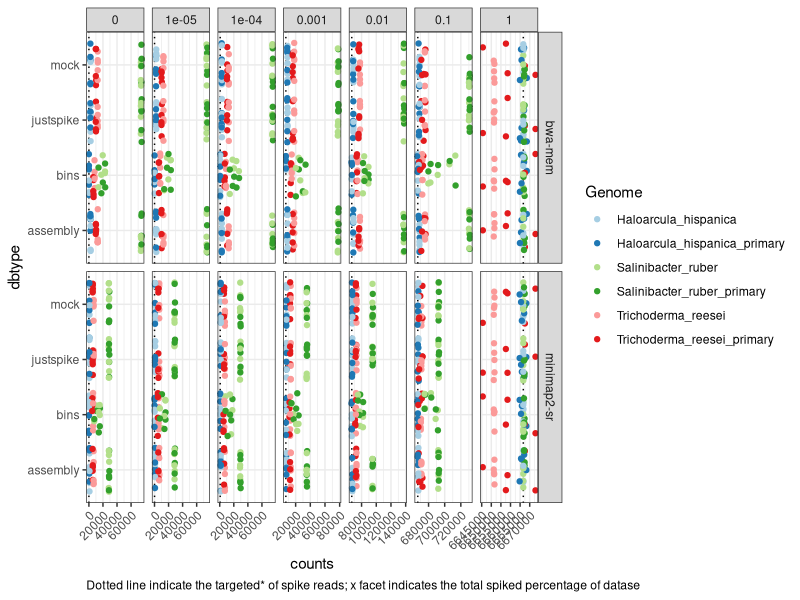
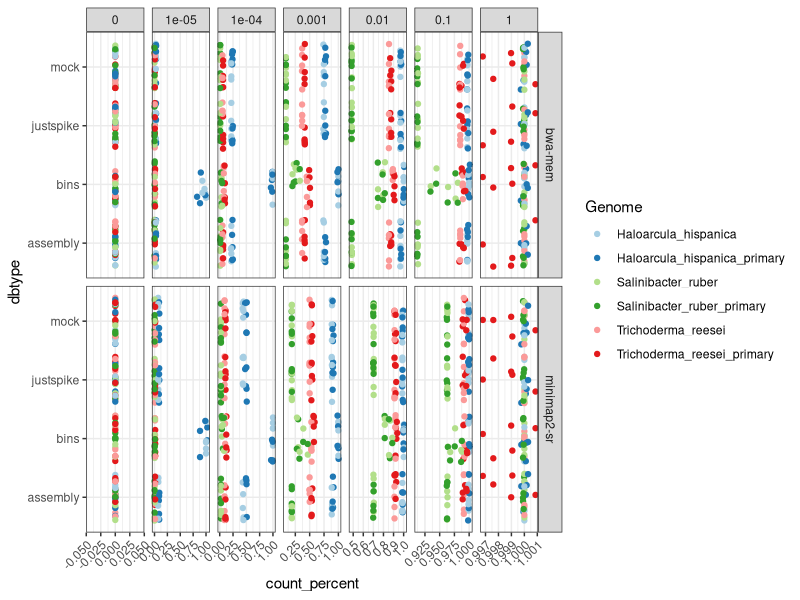

Recreate these plots in R, in order. (Note: this script raises an error after producing the figures.)
## ---- chunk 1
library(tidyverse)
library(patchwork)
theme_set(theme_bw())
## ---- chunk 2
#if (!file.exists("benchmarking/data_summary.tsv")) system("scp lilac:/data/brinkvd/users/watersn/spikequant/benchmarking/data_summary.tsv benchmarking/data_summary.tsv")
#if (!file.exists("benchmarking/results/merged_benchmarking_coverage.tsv")) system("scp lilac:/data/brinkvd/users/watersn/spikequant/benchmarking/results/merged_benchmarking_coverage.tsv benchmarking/results/merged_benchmarking_coverage.tsv")

spikes <- c("Haloarcula_hispanica", "Salinibacter_ruber", "Trichoderma_reesei")
spikes_pri <- c("Haloarcula_hispanica_primary", "Salinibacter_ruber_primary", "Trichoderma_reesei_primary" )
# read in the data summary to get the actual totals 
data_summary_most <- read.csv("benchmarking/data_summary.tsv", sep="\t") %>%
  #filter(!grepl("spike0.00000", file)) %>% 
  mutate(
    true_count=as.numeric(gsub(",", "", num_seqs)),
    sample=gsub(".*?_(\\d+_depth.*?_spike.*?)_.*", "\\1", file),
    Genome = gsub(".*?_(\\d+_depth.*?_spike.*?)_(.*).fasta.*", "\\2", file),
    is_spike =Genome %in% c(spikes, spikes_pri)
  ) %>% 
  group_by(sample,is_spike, Genome) %>% 
  summarize(true_count = sum(true_count)) %>%
  ungroup() %>%
  group_by(sample) %>% 
  mutate(total = sum(true_count)) %>%
  ungroup() %>% 
  filter( is_spike)%>% 
  select(sample, Genome, true_count, total) %>% 
  distinct()
# parse the ones lacking any spikes so we still have totals
# the left join with the dummy data makes the merging below more straightforward
data_summary_nospike <- read.csv("benchmarking/data_summary.tsv", sep="\t") %>% 
  filter(grepl("spike0.00000", file)) %>% 
  mutate(
    true_count=as.numeric(gsub(",", "", num_seqs)),
    sample=gsub(".*?_(\\d+_depth.*?_spike.*?)_.*", "\\1", file),
  ) %>% 
 group_by(sample) %>% 
  summarize(total = sum(true_count)) %>% ungroup() %>%
  mutate(true_count=0) %>% 
  left_join(data.frame(true_count=rep(0, length(spikes)), Genome=spikes), relationship= "many-to-many")

data_summary <- bind_rows(data_summary_most,data_summary_nospike) %>% 
  rename("genome_base" = "Genome")
# prepare the same summary but for the _primary ones

tmp <- read.csv("benchmarking/results/merged_benchmarking_coverage.tsv", sep="\t")  %>% 
  rename(rawsample=sample) %>%
  mutate(
    quantref=ifelse(grepl("allseqs", rawsample), "all", "primary"),
    sample=gsub("(.*?)_and.*", "\\1", rawsample),
    dbtype=gsub("(.*?)_and_(.*?)-.*", "\\2", rawsample),
    dbtype=ifelse(dbtype=="spike", "justspike", dbtype),
    aligner=gsub("(.*?)_via_(.*)", "\\2", rawsample),
    target=as.numeric(gsub(".*_spike(.*?)_and.*", "\\1", rawsample)),
    is_spike =Genome %in% c("Haloarcula_hispanica", "Salinibacter_ruber", "Trichoderma_reesei",
                            "Haloarcula_hispanica_primary", "Salinibacter_ruber_primary", "Trichoderma_reesei_primary" )
  ) %>%
  mutate(genome_base = gsub("_primary", "", Genome )) %>% 
  left_join(data_summary, by = c("sample", "genome_base")) %>% 
  group_by(genome_base) %>% 
  mutate(full_genome = max(Length)) %>% 
  ungroup() %>% 
  mutate(counts = (Read_Count * (full_genome/100000))/(Length/100000)) %>% 
  select(sample, dbtype, quantref, aligner, is_spike, target, Genome, Length, genome_base, full_genome, Read_Count, counts, true_count, total) %>% 
  mutate(count_deviation_percent = (counts-true_count)/(true_count)) %>% 
  mutate(count_percent = true_count/counts)

if (interactive()){
View(tmp %>% filter(is_spike) %>% filter(grepl("1_depth10000000_spike0.00000", sample), aligner == "bwa-mem", dbtype=="bins"))
View(tmp %>% filter(is_spike) %>% filter(grepl("1_depth10000000_spike0.10000", sample), aligner == "bwa-mem", dbtype=="bins"))
}
# ggplot(tmp %>% filter(is_spike) %>% 
# #         filter(quantref == "all") %>% 
# #         filter(dbtype != "bins") %>%
#          group_by(sample,target, dbtype, aligner, quantref) %>% 
#          summarize(perc = sum(Relative_Abundance_Perc) / 100,
#                    diff_from_target = perc-target[1]), aes(y=interaction(target, dbtype), x=diff_from_target, color=aligner)) +
#   geom_jitter(width=0) + 
# #  geom_vline(xintercept = as.numeric(gsub(".*_spike(.*)", "\\1", unique(tmp$sample))), linetype="dotted") +
#   facet_grid( quantref ~  .) + 
#   #scale_x_log10(limits = c(0.00001, 1)) + 
#   theme(axis.text.x = element_text(angle=45, hjust=1))

(old <- ggplot(tmp %>% filter(is_spike) %>%
         group_by(aligner, target) %>%
         mutate(xint = ifelse(row_number() == 1, true_count, NA)), aes(y=dbtype, x=counts, color=Genome)) +
  geom_vline(aes(xintercept = xint), color = "black", linetype = "dotted") + 
  geom_jitter(width=0) + 
  facet_grid( aligner ~  target, scales="free") + 
  theme(axis.text.x = element_text(angle=45, hjust=1),plot.caption = element_text(hjust = 0)
        ) + 
  scale_color_brewer(palette = "Paired")  +
  labs(caption="Dotted line indicate the targeted* of spike reads; x facet indicates the total spiked percentage of datase")
)

ggplot(tmp %>% filter(is_spike) %>% 
         filter(!is.infinite(count_percent)), aes(y=dbtype, x=count_percent, color=Genome)) +
  geom_jitter(width=0) + 
  facet_grid( aligner ~  target, scales="free") + 
  theme(axis.text.x = element_text(angle=45, hjust=1)) + scale_color_brewer(palette = "Paired")  

ggplot(tmp %>% filter(is_spike) %>% filter(target > 0), aes(y=target, x=counts_perc, color=dbtype)) +
  geom_jitter(width=0) + 
  facet_grid(~ genome_base, scales="free", space = "free") + 
  theme(axis.text.x = element_text(angle=45, hjust=1)) 

